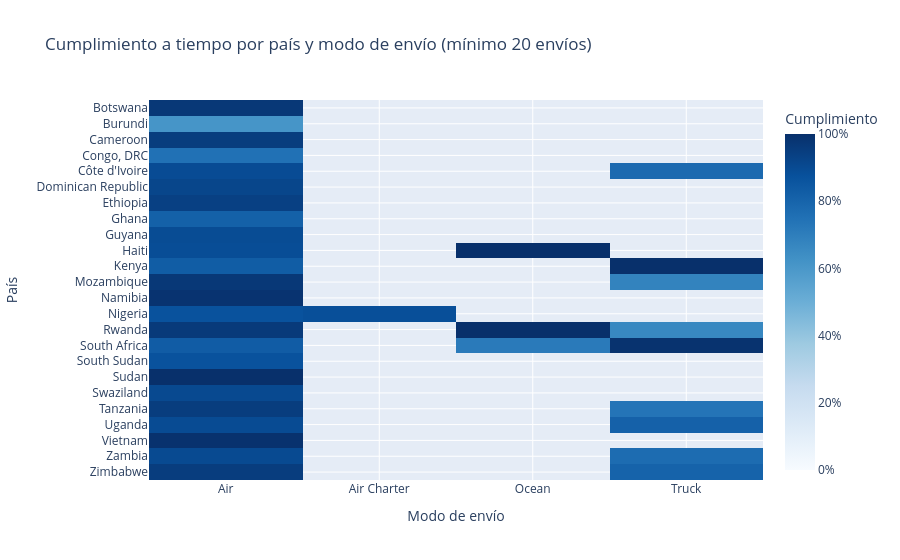

The cell this chart's notebook holds for it:
### Code cell
# ¿Qué combinaciones país–modo revelan patrones de incumplimiento que un promedio global oculta?

country_mode = (
    shipments.groupby(["Country", "Shipment Mode"], dropna=False)
    .agg(
        envíos=("ID", "size"),
        cumplimiento_a_tiempo=("IsLate", lambda value: 1 - value.mean()),
    )
    .reset_index()
    .query("envíos >= 20")
)
country_mode.to_csv(SUBMISSION_DIR / "country_mode_summary.csv", index=False)
country_mode_heatmap = country_mode.pivot(
    index="Country", columns="Shipment Mode", values="cumplimiento_a_tiempo"
)
px.imshow(
    country_mode_heatmap,
    aspect="auto",
    color_continuous_scale="Blues",
    zmin=0,
    zmax=1,
    title="Cumplimiento a tiempo por país y modo de envío (mínimo 20 envíos)",
    labels={"x": "Modo de envío", "y": "País", "color": "Cumplimiento"},
).update_coloraxes(colorbar_tickformat=".0%")

### Figure 1 — Plotly figure (JSON) as saved in the notebook; plotly's stock layout.template omitted (floating-point values rounded to 4 significant figures)
{"data": [{"coloraxis": "coloraxis", "hovertemplate": "Modo de envío: %{x}<br>País: %{y}<br>Cumplimiento: %{z}<extra></extra>", "name": "0", "type": "heatmap", "x": [null, "Air", "Air Charter", "Ocean", "Truck"], "xaxis": "x", "y": ["Botswana", "Burundi", "Cameroon", "Congo, DRC", "Côte d'Ivoire", "Dominican Republic", "Ethiopia", "Ghana", "Guyana", "Haiti", "Kenya", "Mozambique", "Namibia", "Nigeria", "Rwanda", "South Africa", "South Sudan", "Sudan", "Swaziland", "Tanzania", "Uganda", "Vietnam", "Zambia", "Zimbabwe"], "yaxis": "y", "z": [[NaN, 0.9683, NaN, NaN, NaN], [NaN, 0.6122, NaN, NaN, NaN], [NaN, 0.9508, NaN, NaN, NaN], [NaN, 0.7492, NaN, NaN, NaN], [0.9912, 0.8959, NaN, NaN, 0.777], [NaN, 0.9184, NaN, NaN, NaN], [NaN, 0.9381, NaN, NaN, NaN], [NaN, 0.814, NaN, NaN, NaN], [NaN, 0.8952, NaN, NaN, NaN], [NaN, 0.8911, NaN, 1.0, NaN], [NaN, 0.8293, NaN, NaN, 1.0], [NaN, 0.969, NaN, NaN, 0.6825], [NaN, 0.9885, NaN, NaN, NaN], [1.0, 0.8702, 0.8832, NaN, NaN], [NaN, 0.9615, NaN, 1.0, 0.662], [0.9762, 0.8304, NaN, 0.7162, 0.989], [NaN, 0.8704, NaN, NaN, NaN], [NaN, 1.0, NaN, NaN, NaN], [NaN, 0.9062, NaN, NaN, NaN], [0.9, 0.951, NaN, NaN, 0.738], [NaN, 0.897, NaN, NaN, 0.8122], [NaN, 0.9913, NaN, NaN, NaN], [1.0, 0.9026, NaN, NaN, 0.7694], [NaN, 0.9517, NaN, NaN, 0.8056]]}], "layout": {"coloraxis": {"autocolorscale": false, "cmax": 1, "cmin": 0, "colorbar": {"tickformat": ".0%", "title": {"text": "Cumplimiento"}}, "colorscale": [[0, "rgb(247,251,255)"], [0.125, "rgb(222,235,247)"], [0.25, "rgb(198,219,239)"], [0.375, "rgb(158,202,225)"], [0.5, "rgb(107,174,214)"], [0.625, "rgb(66,146,198)"], [0.75, "rgb(33,113,181)"], [0.875, "rgb(8,81,156)"], [1, "rgb(8,48,107)"]]}, "title": {"text": "Cumplimiento a tiempo por país y modo de envío (mínimo 20 envíos)"}, "xaxis": {"anchor": "y", "domain": [0, 1], "title": {"text": "Modo de envío"}}, "yaxis": {"anchor": "x", "autorange": "reversed", "domain": [0, 1], "title": {"text": "País"}}}}
